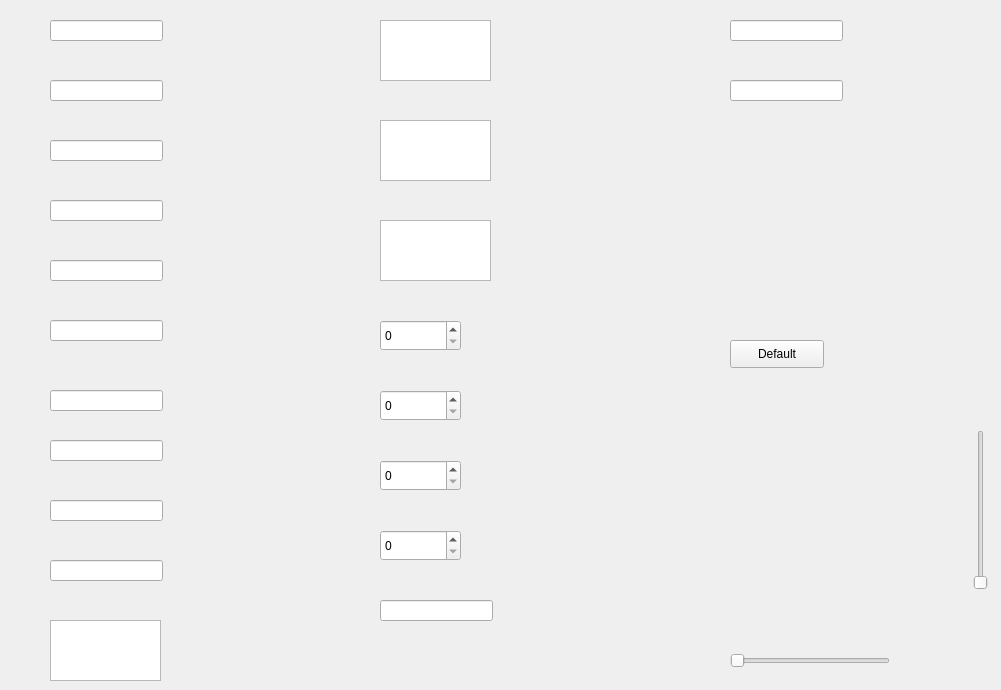
    <widget class="QWidget" name="tab_4">
     <attribute name="title">
      <string>输入</string>
     </attribute>
     <widget class="Element::InputText" name="input_11">
      <property name="geometry">
       <rect>
        <x>50</x>
        <y>620</y>
        <width>111</width>
        <height>61</height>
       </rect>
      </property>
     </widget>
     <widget class="Element::InputLine" name="input_01">
      <property name="geometry">
       <rect>
        <x>50</x>
        <y>20</y>
        <width>113</width>
        <height>21</height>
       </rect>
      </property>
     </widget>
     <widget class="Element::InputLine" name="input_02">
      <property name="geometry">
       <rect>
        <x>50</x>
        <y>80</y>
        <width>113</width>
        <height>21</height>
       </rect>
      </property>
     </widget>
     <widget class="Element::InputLine" name="input_03">
      <property name="geometry">
       <rect>
        <x>50</x>
        <y>140</y>
        <width>113</width>
        <height>21</height>
       </rect>
      </property>
     </widget>
     <widget class="Element::InputLine" name="input_04">
      <property name="geometry">
       <rect>
        <x>50</x>
        <y>200</y>
        <width>113</width>
        <height>21</height>
       </rect>
      </property>
     </widget>
     <widget class="Element::InputLine" name="input_05">
      <property name="geometry">
       <rect>
        <x>50</x>
        <y>260</y>
        <width>113</width>
        <height>21</height>
       </rect>
      </property>
     </widget>
     <widget class="Element::InputLine" name="input_06">
      <property name="geometry">
       <rect>
        <x>50</x>
        <y>320</y>
        <width>113</width>
        <height>21</height>
       </rect>
      </property>
     </widget>
     <widget class="Element::InputLine" name="input_07">
      <property name="geometry">
       <rect>
        <x>50</x>
        <y>390</y>
        <width>113</width>
        <height>21</height>
       </rect>
      </property>
     </widget>
     <widget class="Element::InputLine" name="input_08">
      <property name="geometry">
       <rect>
        <x>50</x>
        <y>440</y>
        <width>113</width>
        <height>21</height>
       </rect>
      </property>
     </widget>
     <widget class="Element::InputLine" name="input_09">
      <property name="geometry">
       <rect>
        <x>50</x>
        <y>500</y>
        <width>113</width>
        <height>21</height>
       </rect>
      </property>
     </widget>
     <widget class="Element::InputLine" name="input_10">
      <property name="geometry">
       <rect>
        <x>50</x>
        <y>560</y>
        <width>113</width>
        <height>21</height>
       </rect>
      </property>
     </widget>
     <widget class="Element::InputText" name="input_12">
      <property name="geometry">
       <rect>
        <x>380</x>
        <y>20</y>
        <width>111</width>
        <height>61</height>
       </rect>
      </property>
     </widget>
     <widget class="Element::InputText" name="input_13">
      <property name="geometry">
       <rect>
        <x>380</x>
        <y>120</y>
        <width>111</width>
        <height>61</height>
       </rect>
      </property>
     </widget>
     <widget class="Element::InputText" name="input_14">
      <property name="geometry">
       <rect>
        <x>380</x>
        <y>220</y>
        <width>111</width>
        <height>61</height>
       </rect>
      </property>
     </widget>
     <widget class="Element::InputNumber" name="spinBox_1">
      <property name="geometry">
       <rect>
        <x>380</x>
        <y>320</y>
        <width>81</width>
        <height>31</height>
       </rect>
      </property>
     </widget>
     <widget class="Element::InputNumber" name="spinBox_2">
      <property name="geometry">
       <rect>
        <x>380</x>
        <y>390</y>
        <width>81</width>
        <height>31</height>
       </rect>
      </property>
     </widget>
     <widget class="Element::InputNumber" name="spinBox_3">
      <property name="geometry">
       <rect>
        <x>380</x>
        <y>460</y>
        <width>81</width>
        <height>31</height>
       </rect>
      </property>
     </widget>
     <widget class="Element::InputNumber" name="spinBox_4">
      <property name="geometry">
       <rect>
        <x>380</x>
        <y>530</y>
        <width>81</width>
        <height>31</height>
       </rect>
      </property>
     </widget>
     <widget class="Element::InputTag" name="input_15">
      <property name="geometry">
       <rect>
        <x>380</x>
        <y>600</y>
        <width>113</width>
        <height>21</height>
       </rect>
      </property>
     </widget>
     <widget class="Element::Autocomplete" name="autocomplete">
      <property name="geometry">
       <rect>
        <x>730</x>
        <y>20</y>
        <width>113</width>
        <height>21</height>
       </rect>
      </property>
     </widget>
     <widget class="Element::Button" name="button_63">
      <property name="geometry">
       <rect>
        <x>730</x>
        <y>340</y>
        <width>94</width>
        <height>28</height>
       </rect>
      </property>
      <property name="text">
       <string>Default</string>
      </property>
     </widget>
     <widget class="Element::Switch" name="switch_1" native="true">
      <property name="geometry">
       <rect>
        <x>730</x>
        <y>430</y>
        <width>61</width>
        <height>31</height>
       </rect>
      </property>
     </widget>
     <widget class="Element::Switch" name="switch_2" native="true">
      <property name="geometry">
       <rect>
        <x>730</x>
        <y>490</y>
        <width>61</width>
        <height>31</height>
       </rect>
      </property>
     </widget>
     <widget class="Element::Switch" name="switch_3" native="true">
      <property name="geometry">
       <rect>
        <x>730</x>
        <y>540</y>
        <width>61</width>
        <height>31</height>
       </rect>
      </property>
     </widget>
     <widget class="Element::Slider" name="slider_1">
      <property name="geometry">
       <rect>
        <x>730</x>
        <y>650</y>
        <width>160</width>
        <height>22</height>
       </rect>
      </property>
      <property name="orientation">
       <enum>Qt::Horizontal</enum>
      </property>
     </widget>
     <widget class="Element::Slider" name="slider_2">
      <property name="geometry">
       <rect>
        <x>970</x>
        <y>430</y>
        <width>22</width>
        <height>160</height>
       </rect>
      </property>
      <property name="orientation">
       <enum>Qt::Vertical</enum>
      </property>
     </widget>
     <widget class="Element::Select" name="select">
      <property name="geometry">
       <rect>
        <x>730</x>
        <y>80</y>
        <width>113</width>
        <height>21</height>
       </rect>
      </property>
     </widget>
    </widget>
